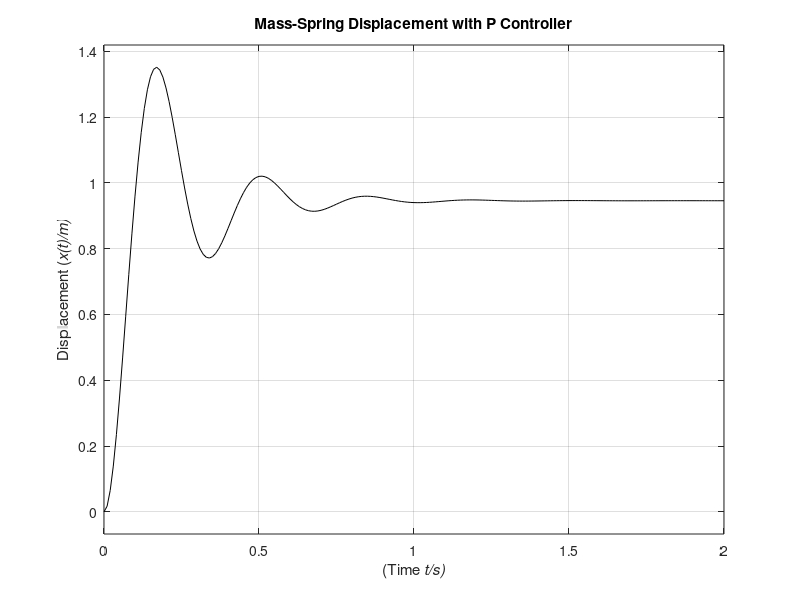
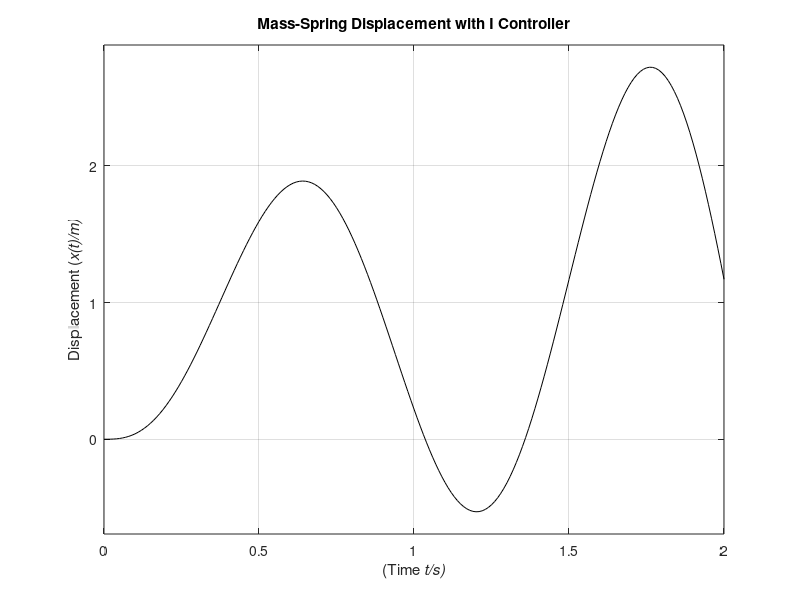
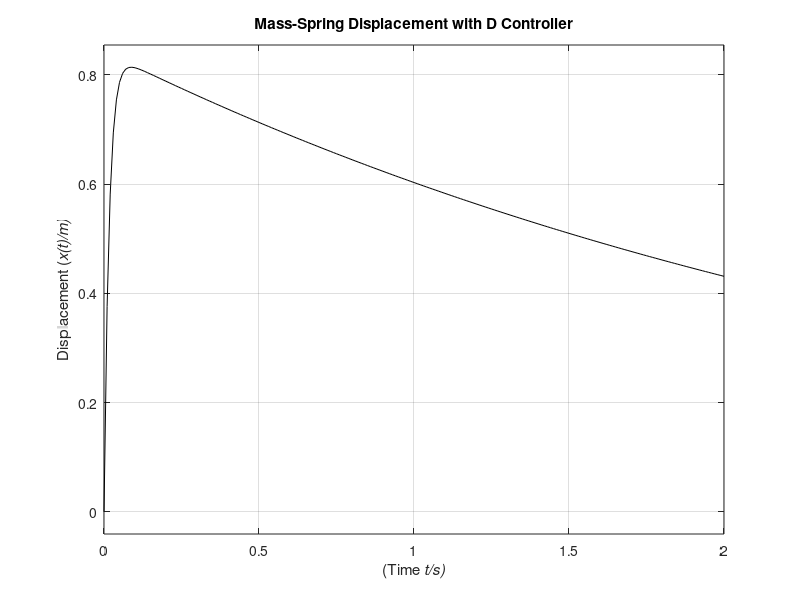
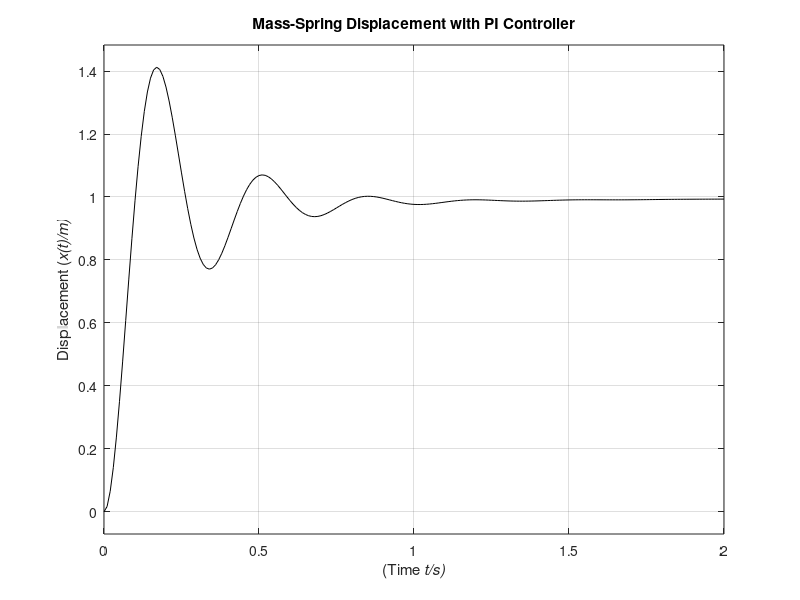

These figures' MATLAB source, in order:
%%  FCS Lab 10 Exercise 01 - PID Controller and 2nd Order System Characteristics
%   Investigating the use of a P, I, and D controllers on the time response
%   characteristics of a 2nd order mass-spring system

%%  Initialization
%   prepare workspace
clear all; close all; clc;

%   Define mechanical constants and transfer fcn for mass-spring system
M = 1; B = 10; k = 20;
plant_tf = tf(1, [M, B, k]);   % echo for confirmation
%%  Plant-Controller Setup
%   Define coefficients for each controller
k_p = 350; k_i = 300; k_d = 50; 

%   Set up transfer function for each plant
p_sys = tf([0 0 k_p], [M, B, k + k_p]);     
i_sys = tf([0 0 k_i], [M, B, k, k_p]);
d_sys = tf([0 k_d 0], [M, (B + k_d), k]);

%%   For more complicated combinations, using MATLAB's built-in functions
%   PD Controller
pd_controller = tf([k_d, k_p], 1);
pd_sys = feedback(pd_controller * plant_tf, 1);

%   PI Controller
pi_controller = tf([k_p, k_i], [1, 0]);
pi_sys = feedback(pi_controller * plant_tf, 1);

%   PID Controller
pid_controller = tf([k_d, k_p, k_i], [1, 0]);
pid_sys = feedback(pid_controller * plant_tf, 1);
%%  Plotting each system's response
t = 0:0.01:2;           % time domain for all plots

%   P controller
figure(); step(p_sys, t, 'k'); xlabel('(Time \it{t/s})'); 
ylabel('Displacement (\it{x(t)/m})'); grid on;
title('Mass-Spring Displacement with P Controller');

%   I controller
figure(); step(i_sys, t, 'k'); xlabel('(Time \it{t/s})'); 
ylabel('Displacement (\it{x(t)/m})'); grid on;
title('Mass-Spring Displacement with I Controller');

%   D controller
figure(); step(d_sys, t, 'k'); xlabel('(Time \it{t/s})'); 
ylabel('Displacement (\it{x(t)/m})'); grid on;
title('Mass-Spring Displacement with D Controller');

%   PI controller
figure(); step(pi_sys, t, 'k'); xlabel('(Time \it{t/s})'); 
ylabel('Displacement (\it{x(t)/m})'); grid on;
title('Mass-Spring Displacement with PI Controller');

%   PD controller
figure(); step(pd_sys, t, 'k'); xlabel('(Time \it{t/s})'); 
ylabel('Displacement (\it{x(t)/m})'); grid on;
title('Mass-Spring Displacement with PD Controller');

%   PID controller
figure(); step(pid_sys, t, 'k'); xlabel('(Time \it{t/s})'); 
ylabel('Displacement (\it{x(t)/m})'); grid on;
title('Mass-Spring Displacement with PID Controller');